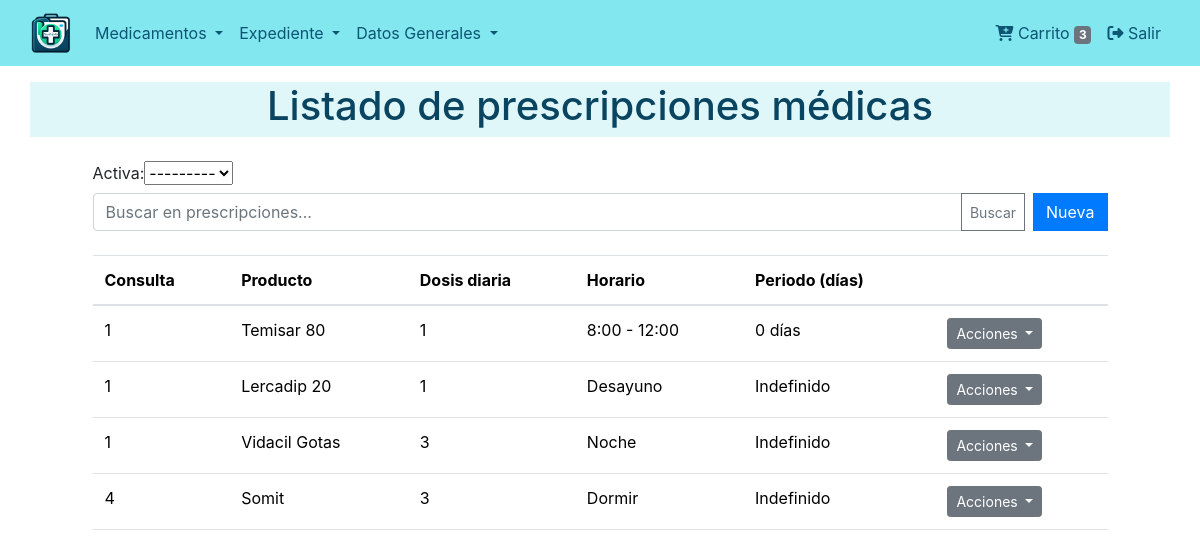
/consultas/prescripcion/ (signed in), run on the app's committed database.
### consultations/models.py (models this page shows, shortened)
class Prescription(models.Model):
    consulta = models.ForeignKey(
    'consultations.Consultation',
    on_delete=models.CASCADE,
    related_name='prescriptions',
    null=False, verbose_name=_("Consulta Relacionada")
    )
    producto = models.ForeignKey(
        Product,
        on_delete=models.CASCADE,
        related_name='prescriptions',
        verbose_name=_("Producto")
    )
    dosis = models.PositiveIntegerField(verbose_name=_("Dosis diaria"))
    frecuencia = models.CharField(max_length=255, verbose_name=_("Frecuencia"))
    periodo = models.PositiveIntegerField(null=True,blank=True, verbose_name=_("Periodo (días)"))
    periodo_indefinido = models.BooleanField(default=False, verbose_name=_("Periodo Indefinido"))
    activa = models.BooleanField(default=True, verbose_name=_("Activa"))
    class Meta:
        verbose_name = _("Prescripción")
        verbose_name_plural = _("Prescripciones")

### products/models.py (models this page shows, shortened)
class Product(models.Model):
    nombre_local = models.CharField("Nombre", max_length=50, unique=True)
    existencia = models.PositiveBigIntegerField("Existencia en Inventario")
    uso_cotidiano=models.BooleanField("Usado actualmente", default=True)
    venta_controlada = models.BooleanField("Venta Controlada", default=False)
    presentacion = models.ForeignKey(Presentation, on_delete=models.SET_NULL, null=True, blank=True)
    cantidad_caja=models.PositiveBigIntegerField("Cantidad por caja", default=1)
    precio = models.PositiveBigIntegerField("Precio", default=0)
    compuesto_principal = models.TextField("Compuesto Principal", max_length=100, blank=True) # Debe ser una lista desplegable
    especialidad = models.ManyToManyField(Specialty, blank=True)
    fabricante = models.CharField("Fabricante", max_length=100, null=True, blank=True)
    pais = models.CharField("País", max_length=50, default='Paraguay', blank=True)
    descripcion = models.TextField("Descripción", blank=True)
    usos = models.TextField("Usos posibles", blank=True)
    posologia = models.TextField("Posología", blank=True)
    embarazo = models.TextField("Embarazo", blank=True)
    lactancia = models.TextField("Lactancia", blank=True)
    contraindicaciones = models.TextField("Contraindicaciones", blank=True)
    precauciones = models.TextField("Precauciones", blank=True)
    reacciones_adversas = models.TextField("Reacciones Adversas", blank=True)
    interacciones = models.TextField("Interacciones", blank=True)
    codigo_barras = models.CharField(max_length=100, unique=True, null=True, blank=True)
    imagen_caja=models.ImageField(upload_to='products/',null=True, blank=True)
    slug=models.SlugField(null=True, blank=True, unique=True)
    creado_el = models.DateTimeField("Creado el", auto_now_add=True)
    class Meta:
        verbose_name = ("Producto")
        verbose_name_plural = ("Productos")

### consultations/views.py (the view, shortened to what this page needs)
# urls.py: path('prescripcion/', views.PrescriptionListView.as_view(), name='prescription_list'),
class PrescriptionListView(ListView):
    model = Prescription
    template_name = 'prescription/list.html'
    context_object_name = 'prescriptions'
    def get_queryset(self):
        queryset = super().get_queryset()
        self.filterset = PrescriptionFilter(self.request.GET, queryset=queryset)
        queryset = self.filterset.qs  # Aplica los filtros primero
        search_query = self.request.GET.get('search')
        return queryset
    def get_context_data(self, **kwargs):
        context = super().get_context_data(**kwargs)
        context['filterset'] = self.filterset
        return context

### dispensers/context_processors.py (called while the page is built)
def cart_processor(request):
    dispenser = get_or_create_dispenser(request)
    return {'cart_item_count': dispenser.products.count() if dispenser else 0}

### dispensers/utils.py (called while the page is built, shortened)
def get_or_create_dispenser(request):
    user = request.user if request.user.is_authenticated else None
    if user:
        dispenser = Dispenser.objects.filter(user=user).first()
        if dispenser:
            request.session['dispenser_id'] = dispenser.dispenser_id
            return dispenser

### consultations/templates/prescription/list.html (shortened to what this page needs)
{% extends 'base.html' %}
{% block content %}
{% include "snippets/title.html" with title='Listado de prescripciones médicas' %}
<div class="container">
    <div class="row justify-content-center">
        <div class="col-md-11">
            {% include "prescription/snippets/filter.html" %}
            <table class="table mt-4">
                <thead>
                    <tr>
                        <th>Consulta</th>
                        <th>Producto</th>
                        <th>Dosis diaria</th>
                        <th>Horario</th>
                        <th>Periodo (días)</th>
                        <th></th>
                    </tr>
                </thead>
                <tbody>
                    {% for prescription in prescriptions %}
                    <tr>
                        <td>{{ prescription.consulta_id }}</td>
                        <td>{{ prescription.producto.nombre_local }}</td>
                        <td>{{ prescription.dosis }}</td>
                        <td>{{ prescription.frecuencia }}</td>
                        <td>
                            {% if prescription.periodo_indefinido %}
                                Indefinido
                            {% else %}
                                {{ prescription.periodo|default_if_none:"0" }} días
                            {% endif %}
                        </td>
                        <td>
                            <div class="dropdown">
                                <button class="btn btn-secondary btn-sm dropdown-toggle" type="button" id="dropdownMenuButton{{ forloop.counter }}" data-bs-toggle="dropdown" aria-expanded="false">
                                    Acciones
                                </button>
                            </div>
                        </td>
                    </tr>
                    {% endfor %}
                </tbody>
            </table>
        </div>
    </div>
</div>
{% endblock %}

### data on the page
Prescription: consulta_id "1", producto.nombre_local "Temisar 80", dosis "1", frecuencia "8:00 - 12:00", periodo "0"
Prescription: consulta_id "1", producto.nombre_local "Lercadip 20", dosis "1", frecuencia "Desayuno", periodo_indefinido "Indefinido"
Prescription: consulta_id "1", producto.nombre_local "Vidacil Gotas", dosis "3", frecuencia "Noche", periodo_indefinido "Indefinido"
Prescription: consulta_id "4", producto.nombre_local "Somit", dosis "3", frecuencia "Dormir", periodo_indefinido "Indefinido"

### other printed values
{{ cart_item_count }} "3"
{{ title }} "Listado de prescripciones médicas"
{{ filterset.form.activa.label_tag }} "Activa:"
